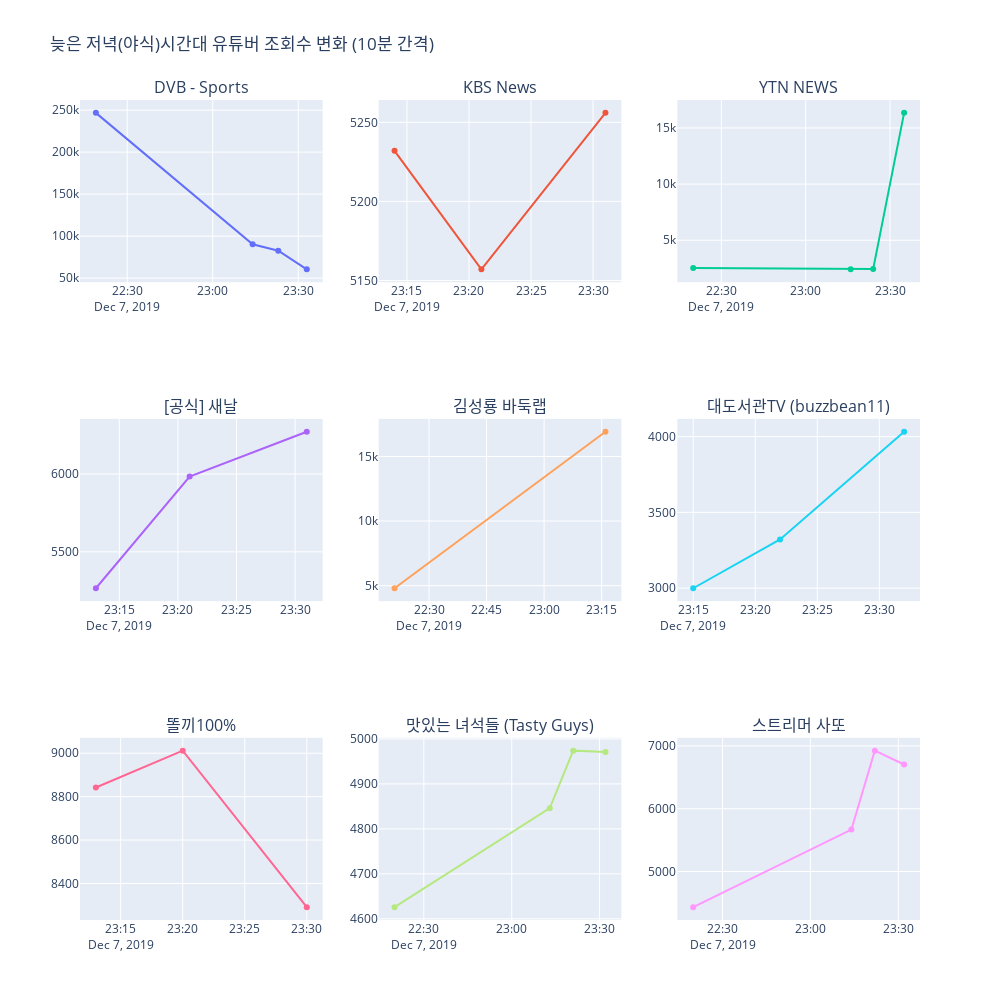

The notebook cell this image was saved under:
### Code cell
v= yc3.groupby('유튜버').size().reset_index(name="조회수")
time = list(v['유튜버'])

fig = tls.make_subplots(
    rows=3, cols=3, subplot_titles=list(v['유튜버']),
    specs=[[{"type": "bar"},{"type": "bar"},{"type": "bar"}],
           [{"type": "bar"},{"type": "bar"},{"type": "bar"}],
           [{"type": "bar"},{"type": "bar"},{"type": "bar"}]]
)


row = 1
col = 1
for i in time:
    bar_data = yc3[yc3['유튜버'] == i]

    fig.append_trace(go.Scatter(name=i, x=bar_data['시간'], y=bar_data['조회수']), row=row, col=col)

    col += 1

    if( col % 4 == 0):
        col = 1
        row += 1
        

fig.update_layout(
    title="늦은 저녁(야식)시간대 유튜버 조회수 변화 (10분 간격)",
    autosize=False, 
    showlegend=False,
    width=1000,
    height=1000
)
#plotly.offline.plot(fig, filename='crawling_latenight.html')

### Figure 1 — Plotly figure (JSON) as saved in the notebook; plotly's stock layout.template omitted (floating-point values rounded to 4 significant figures)
{"data": [{"name": "DVB - Sports", "type": "scatter", "x": ["2019-12-07 22:19", "2019-12-07 23:14", "2019-12-07 23:23", "2019-12-07 23:33"], "xaxis": "x", "y": ["246,791", "90,187", "82,569", "60,386"], "yaxis": "y"}, {"name": "KBS News", "type": "scatter", "x": ["2019-12-07 23:14", "2019-12-07 23:21", "2019-12-07 23:31"], "xaxis": "x2", "y": ["5,232", "5,157", "5,256"], "yaxis": "y2"}, {"name": "YTN NEWS", "type": "scatter", "x": ["2019-12-07 22:20", "2019-12-07 23:16", "2019-12-07 23:24", "2019-12-07 23:35"], "xaxis": "x3", "y": ["2,539", "2,408", "2,437", "16,345"], "yaxis": "y3"}, {"name": "[공식] 새날", "type": "scatter", "x": ["2019-12-07 23:13", "2019-12-07 23:21", "2019-12-07 23:31"], "xaxis": "x4", "y": ["5,266", "5,984", "6,272"], "yaxis": "y4"}, {"name": "김성룡 바둑랩", "type": "scatter", "x": ["2019-12-07 22:21", "2019-12-07 23:16"], "xaxis": "x5", "y": ["4,798", "16,910"], "yaxis": "y5"}, {"name": "대도서관TV (buzzbean11)", "type": "scatter", "x": ["2019-12-07 23:15", "2019-12-07 23:22", "2019-12-07 23:32"], "xaxis": "x6", "y": ["2,999", "3,321", "4,032"], "yaxis": "y6"}, {"name": "똘끼100%", "type": "scatter", "x": ["2019-12-07 23:13", "2019-12-07 23:20", "2019-12-07 23:30"], "xaxis": "x7", "y": ["8,842", "9,012", "8,291"], "yaxis": "y7"}, {"name": "맛있는 녀석들 (Tasty Guys)", "type": "scatter", "x": ["2019-12-07 22:20", "2019-12-07 23:13", "2019-12-07 23:21", "2019-12-07 23:32"], "xaxis": "x8", "y": ["4,626", "4,846", "4,974", "4,971"], "yaxis": "y8"}, {"name": "스트리머 사또", "type": "scatter", "x": ["2019-12-07 22:20", "2019-12-07 23:14", "2019-12-07 23:22", "2019-12-07 23:32"], "xaxis": "x9", "y": ["4,433", "5,667", "6,924", "6,703"], "yaxis": "y9"}], "layout": {"annotations": [{"font": {"size": 16}, "showarrow": false, "text": "DVB - Sports", "x": 0.1444, "xanchor": "center", "xref": "paper", "y": 1, "yanchor": "bottom", "yref": "paper"}, {"font": {"size": 16}, "showarrow": false, "text": "KBS News", "x": 0.5, "xanchor": "center", "xref": "paper", "y": 1, "yanchor": "bottom", "yref": "paper"}, {"font": {"size": 16}, "showarrow": false, "text": "YTN NEWS", "x": 0.8556, "xanchor": "center", "xref": "paper", "y": 1, "yanchor": "bottom", "yref": "paper"}, {"font": {"size": 16}, "showarrow": false, "text": "[공식] 새날", "x": 0.1444, "xanchor": "center", "xref": "paper", "y": 0.6111, "yanchor": "bottom", "yref": "paper"}, {"font": {"size": 16}, "showarrow": false, "text": "김성룡 바둑랩", "x": 0.5, "xanchor": "center", "xref": "paper", "y": 0.6111, "yanchor": "bottom", "yref": "paper"}, {"font": {"size": 16}, "showarrow": false, "text": "대도서관TV (buzzbean11)", "x": 0.8556, "xanchor": "center", "xref": "paper", "y": 0.6111, "yanchor": "bottom", "yref": "paper"}, {"font": {"size": 16}, "showarrow": false, "text": "똘끼100%", "x": 0.1444, "xanchor": "center", "xref": "paper", "y": 0.2222, "yanchor": "bottom", "yref": "paper"}, {"font": {"size": 16}, "showarrow": false, "text": "맛있는 녀석들 (Tasty Guys)", "x": 0.5, "xanchor": "center", "xref": "paper", "y": 0.2222, "yanchor": "bottom", "yref": "paper"}, {"font": {"size": 16}, "showarrow": false, "text": "스트리머 사또", "x": 0.8556, "xanchor": "center", "xref": "paper", "y": 0.2222, "yanchor": "bottom", "yref": "paper"}], "autosize": false, "height": 1000, "showlegend": false, "title": {"text": "늦은 저녁(야식)시간대 유튜버 조회수 변화 (10분 간격)"}, "width": 1000, "xaxis": {"anchor": "y", "domain": [0, 0.2889]}, "xaxis2": {"anchor": "y2", "domain": [0.3556, 0.6444]}, "xaxis3": {"anchor": "y3", "domain": [0.7111, 1]}, "xaxis4": {"anchor": "y4", "domain": [0, 0.2889]}, "xaxis5": {"anchor": "y5", "domain": [0.3556, 0.6444]}, "xaxis6": {"anchor": "y6", "domain": [0.7111, 1]}, "xaxis7": {"anchor": "y7", "domain": [0, 0.2889]}, "xaxis8": {"anchor": "y8", "domain": [0.3556, 0.6444]}, "xaxis9": {"anchor": "y9", "domain": [0.7111, 1]}, "yaxis": {"anchor": "x", "domain": [0.7778, 1]}, "yaxis2": {"anchor": "x2", "domain": [0.7778, 1]}, "yaxis3": {"anchor": "x3", "domain": [0.7778, 1]}, "yaxis4": {"anchor": "x4", "domain": [0.3889, 0.6111]}, "yaxis5": {"anchor": "x5", "domain": [0.3889, 0.6111]}, "yaxis6": {"anchor": "x6", "domain": [0.3889, 0.6111]}, "yaxis7": {"anchor": "x7", "domain": [0, 0.2222]}, "yaxis8": {"anchor": "x8", "domain": [0, 0.2222]}, "yaxis9": {"anchor": "x9", "domain": [0, 0.2222]}}}
